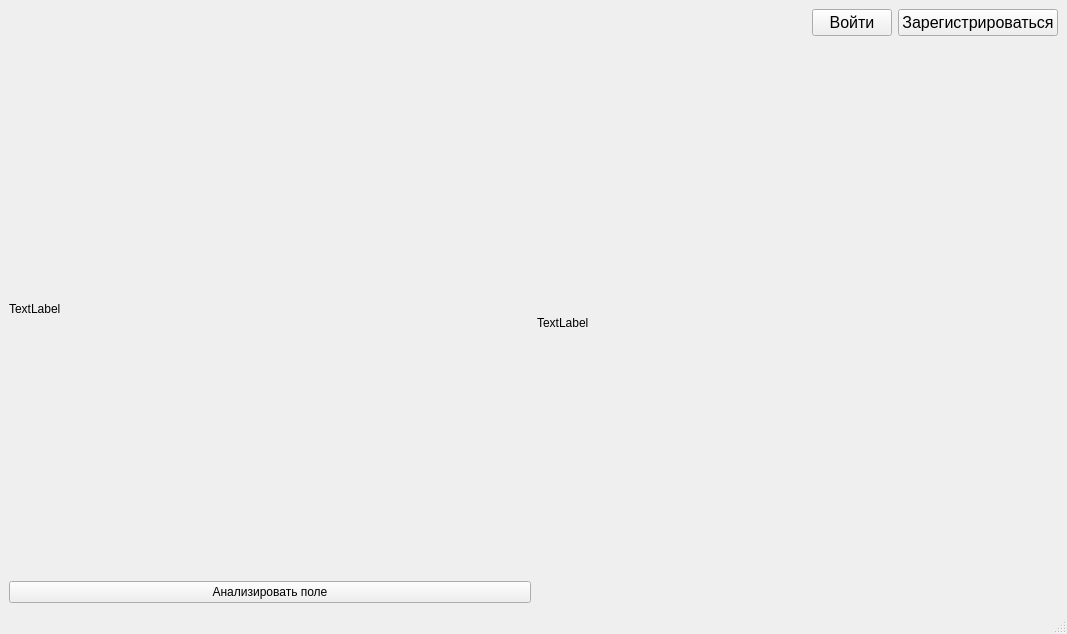
<?xml version="1.0" encoding="UTF-8"?>
<ui version="4.0">
 <class>MainWindow</class>
 <widget class="QMainWindow" name="MainWindow">
  <property name="geometry">
   <rect>
    <x>0</x>
    <y>0</y>
    <width>1067</width>
    <height>634</height>
   </rect>
  </property>
  <property name="windowTitle">
   <string>MainWindow</string>
  </property>
  <widget class="QWidget" name="centralwidget">
   <layout class="QVBoxLayout" name="verticalLayout_2">
    <item>
     <layout class="QHBoxLayout" name="horizontalLayout">
      <item>
       <layout class="QHBoxLayout" name="horizontalLayout_3">
        <item>
         <layout class="QVBoxLayout" name="verticalLayout">
          <item>
           <spacer name="horizontalSpacer">
            <property name="orientation">
             <enum>Qt::Horizontal</enum>
            </property>
            <property name="sizeHint" stdset="0">
             <size>
              <width>40</width>
              <height>20</height>
             </size>
            </property>
           </spacer>
          </item>
         </layout>
        </item>
        <item>
         <widget class="QPushButton" name="login_main_button">
          <property name="enabled">
           <bool>true</bool>
          </property>
          <property name="font">
           <font>
            <pointsize>12</pointsize>
           </font>
          </property>
          <property name="text">
           <string>Войти</string>
          </property>
          <property name="checkable">
           <bool>false</bool>
          </property>
         </widget>
        </item>
        <item>
         <widget class="QPushButton" name="register_main_button">
          <property name="font">
           <font>
            <pointsize>12</pointsize>
           </font>
          </property>
          <property name="text">
           <string>Зарегистрироваться</string>
          </property>
         </widget>
        </item>
       </layout>
      </item>
     </layout>
    </item>
    <item>
     <layout class="QHBoxLayout" name="horizontalLayout_2">
      <item>
       <layout class="QHBoxLayout" name="horizontalLayout_4">
        <item>
         <layout class="QVBoxLayout" name="verticalLayout_4">
          <item>
           <widget class="QLabel" name="label_analyze">
            <property name="text">
             <string>TextLabel</string>
            </property>
           </widget>
          </item>
          <item>
           <widget class="QPushButton" name="pushButton_Anayze_field">
            <property name="text">
             <string>Анализировать поле</string>
            </property>
           </widget>
          </item>
         </layout>
        </item>
       </layout>
      </item>
      <item>
       <widget class="QLabel" name="label_history">
        <property name="text">
         <string>TextLabel</string>
        </property>
       </widget>
      </item>
     </layout>
    </item>
   </layout>
  </widget>
  <widget class="QMenuBar" name="menubar">
   <property name="geometry">
    <rect>
     <x>0</x>
     <y>0</y>
     <width>1067</width>
     <height>22</height>
    </rect>
   </property>
  </widget>
  <widget class="QStatusBar" name="statusbar"/>
 </widget>
 <resources/>
 <connections/>
</ui>
